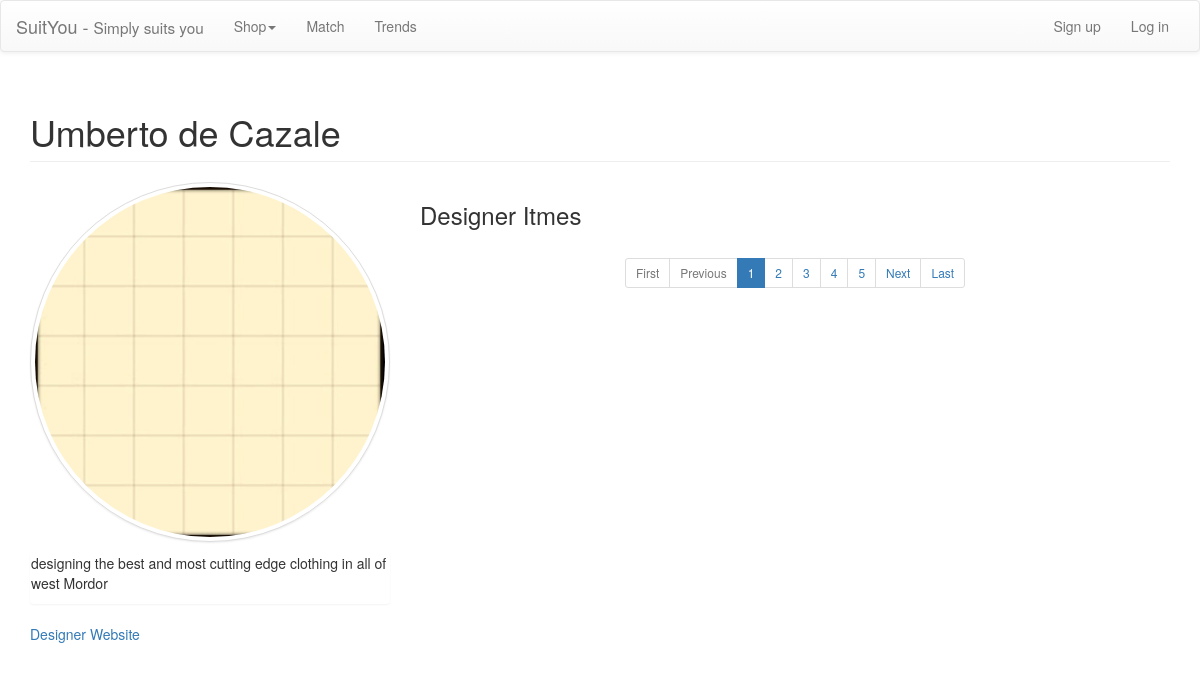
/designer_profile.php?designerId=2, run on the app's committed database.
### tables this page shows
CREATE TABLE IF NOT EXISTS `users` (
  `user_id` int(11) NOT NULL AUTO_INCREMENT,
  `email` varchar(500) NOT NULL,
  `first_name` varchar(255) NOT NULL,
  `last_name` varchar(255) NOT NULL,
  `address` varchar(500) DEFAULT NULL,
  `gender` enum('MALE','FEMALE') NOT NULL,
  `birth_date` date NOT NULL,
  `is_designer` tinyint(1) NOT NULL DEFAULT '0',
  `is_admin` tinyint(1) NOT NULL DEFAULT '0',
  `avatar` varchar(255) NOT NULL,
  `coupon_meter` int(11) NOT NULL DEFAULT '0',
  `description` text,
  `website_link` varchar(500) DEFAULT NULL,
  `is_spammer` tinyint(1) NOT NULL DEFAULT '0',
  `is_spammer_time` int(11) DEFAULT NULL,
  `time_tracking_ctr` int(11) NOT NULL DEFAULT '0',
  PRIMARY KEY (`user_id`)
);

### User.php (called while the page is built, shortened)
<?php
class User
{
	public static function getUserfromDBbyID($user_id)
	{
		$query = mysql_query('select * from users where user_id='.$user_id);
		return User::getUserfromDB($query);
	}
	private static function getUserfromDB($query)
	{
		$row = mysql_num_rows($query);
		if($row == 1)
		{
			$user = new User();
			$arr=mysql_fetch_array($query);
			foreach($arr as $key=>$value)
			{
				$user->{$key} = $value;
			}
			return $user;
		}
		else
			return null;
	}
}
?>

### designer_profile.php (the view, shortened to what this page needs)
<?php
include("header.php");
$designerId = $_GET['designerId'];
$designer = User::getUserfromDBbyID($designerId);
?>
<div class="container">
  <h1 class="page-header"><?php echo $designer->first_name.' '.$designer->last_name ?></h1>
  <div class="row">
    <div class="col-md-4">
        <p><img src="<?php echo "images/users/".$designer->avatar ?>" class="avatar img-circle img-thumbnail" alt="avatar"></p>
		<div class = "panel">
			<div class = "panel_body">
				<p><?php echo $designer->description; ?></p>
			</div>
		</div>
		<p><a href="<?php echo $designer->website_link; ?>">Designer Website</a></p>
    </div>
    <div class="col-md-8">
    	<h3>Designer Itmes</h3>
		<div class="row text-center">
	        <div class="col-lg-12">
				<ul id="pages" class="pagination-sm"></ul>
			</div>
		</div>
    </div>
  </div>
</div>

### data on the page
users: first_name "Umberto", last_name "de Cazale", avatar (picture), description "designing the best and most cutting edge clothing in all of west Mordor"
